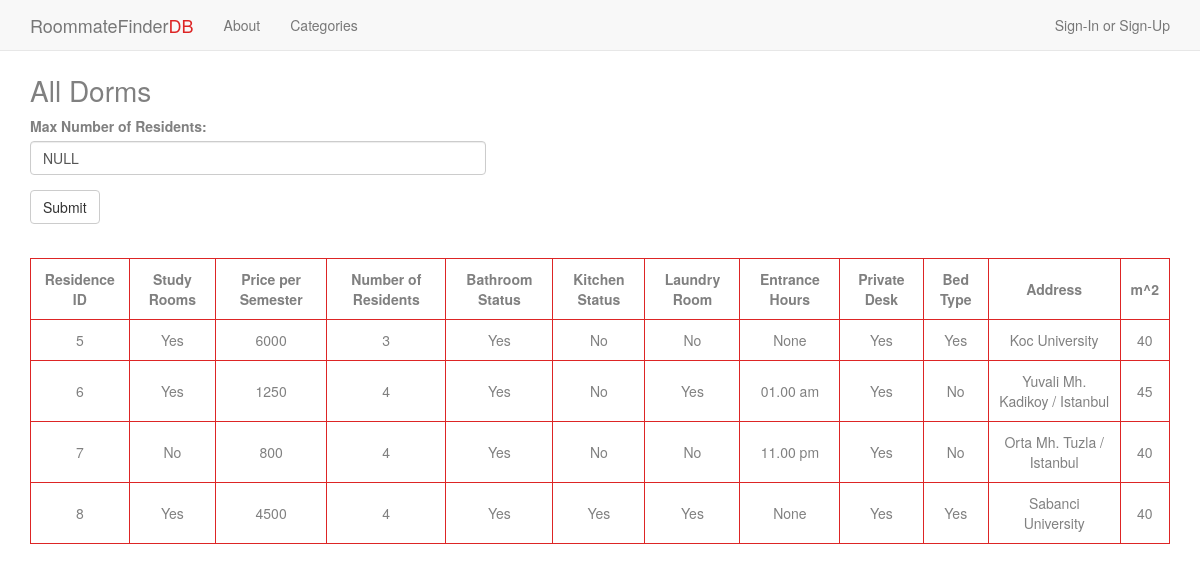
Screenshot of /dorms.php with the database file from the repository.
### tables this page shows
CREATE TABLE `dorms` (
  `residence_id` int(11) NOT NULL,
  `studyrooms` enum('Yes','No') DEFAULT NULL,
  `price_per_semester` int(20) DEFAULT NULL,
  `numResidents` tinyint(4) DEFAULT NULL,
  `bathroom` varchar(30) DEFAULT NULL,
  `kitchen` varchar(30) DEFAULT NULL,
  `laundry` varchar(30) DEFAULT NULL,
  `entranceHours` varchar(20) DEFAULT NULL,
  `desk` enum('Yes','No') DEFAULT NULL,
  `bed_seperate` enum('Yes','No') DEFAULT NULL,
  PRIMARY KEY (`residence_id`),
  CONSTRAINT `dorms_ibfk_1` FOREIGN KEY (`residence_id`) REFERENCES `residences` (`residence_id`),
  CONSTRAINT `dorms_ibfk_2` FOREIGN KEY (`residence_id`) REFERENCES `residences` (`residence_id`)
);

CREATE TABLE `residences` (
  `residence_id` int(11) NOT NULL,
  `neighborhood_id` int(11) NOT NULL,
  `address` varchar(100) DEFAULT NULL,
  `squaremeter` tinyint(4) DEFAULT NULL,
  PRIMARY KEY (`residence_id`),
  KEY `neighborhood_id` (`neighborhood_id`),
  CONSTRAINT `residences_ibfk_1` FOREIGN KEY (`neighborhood_id`) REFERENCES `neighborhoods` (`neighborhood_id`)
);

### dorms.php (the view, shortened to what this page needs)
<?php
require ('connector.php');
$query = 'SELECT r.residence_id, d.studyrooms, d.price_per_semester, d.numResidents, d.bathroom, d.kitchen, d.laundry, d.entranceHours, d.desk, d.bed_seperate,r.address, r.squaremeter FROM residences AS r, dorms AS d WHERE r.residence_id = d.residence_id ;';
$result = mysqli_query($db,$query);
?>
<!DOCTYPE html>
<html>
<body>
 <?php include 'basics.php'; ?>
 <div class="page">
  <h1>All Dorms</h1>
  <div class="forms">
    <form action="max_residents.php" method="post">
     <div class="form-group">
      <label>Max Number of Residents: </label>
      <input type="text" name="numres" id="numres" value="NULL" class="form-control">
    </div>
    <button type="submit" class="btn btn-default">Submit</button>
  </form>
</div>
<?php if (mysqli_num_rows($result) != 0): ?>
  <table class="prefid">
   <thead>
    <tr>
     <th> Residence ID </th>
     <th> Study Rooms </th>
     <th> Price per Semester </th>
     <th> Number of Residents </th>
     <th> Bathroom Status </th>
     <th> Kitchen Status </th>
     <th> Laundry Room </th>
     <th> Entrance Hours </th>
     <th> Private Desk </th>
     <th> Bed Type </th>
     <th> Address </th>
     <th> m^2 </th>
   </tr>
 </thead>
 <tbody>
   <?php
   while($row = mysqli_fetch_assoc($result))
   {
    $residence_id = $row['residence_id'];
    $studyrooms = $row['studyrooms'];
    $price_per_semester = $row['price_per_semester'];
    $numResidents = $row['numResidents'];
    $bathroom = $row['bathroom'];
    $kitchen = $row['kitchen'];
    $laundry = $row['laundry'];
    $entranceHours = $row['entranceHours'];
    $desk= $row['desk'];
    $bed_seperate = $row['bed_seperate'];
    $address = $row['address'];
    $squaremeter = $row['squaremeter'];
    echo "<tr>
    <td>$residence_id</td>
    <td>$studyrooms</td>
    <td>$price_per_semester</td>
    <td>$numResidents</td>
    <td>$bathroom</td>
    <td>$kitchen</td>
    <td>$laundry</td>
    <td>$entranceHours</td>
    <td>$desk</td>
    <td>$bed_seperate</td>
    <td> $address</td>
    <td>  $squaremeter</td>
  </tr>";
}
?>
</tbody>
</table>
<?php endif ?>
</div>
</body>
</html>

### basics.php (shortened to what this page needs)
<head>
	<link rel="stylesheet" type="text/css" href="style/bootstrap.min.css">
	<link rel="stylesheet" type="text/css" href="style/font-awesome-4.7.0/css/font-awesome.min.css">
	<link rel="stylesheet" type="text/css" href="style/roommate.css">
</head>
<div>
	<nav class="navbar navbar-default navbar-fixed-top">
		<div class="container">
			<div class="navbar-header">
				<a href="home.php" class="navbar-brand"><span id="sn1">Roommate</span><span id="sn2">Finder</span><span id="sn3">DB</span></a>
			</div>
			<div class="collapse navbar-collapse" id="bs-example-navbar-collapse-1">
				<div class="nav navbar-nav">
					<li><a class="navb" href="about.php">About</a></li>
					<li><a id="catButton" href="#">Categories</a></li>
				</div>
				<ul class="nav navbar-nav navbar-right">
					<li class="dropdown">
					<a href="#" class="dropdown-toggle" data-toggle="dropdown">Sign-In or Sign-Up</a>
					</li>
				</ul>
			</div>
		</div>
	</nav>
</div>

### style/roommate.css (style rules this page uses)
html { height: 100%; background-position: center; font-family: 'Lato', sans-serif; font-weight: 300; }
.page { margin: 75px auto; max-width: 1170px; padding-right: 15px; padding-left: 15px; color: grey; padding-bottom: 50px; }
.page h1 { font-size: 2em; }
#sn1 { font-weight: 400; }
#sn3 { font-weight: 100; color: rgb(221, 37, 37); }
h1 { font-weight: 400; font-size: 5em; }
.nav>li>a { color: grey; }
.navbar-default .navbar-brand { color: #777; }
table, td, th { border: 1px solid rgb(221, 37, 37); text-align: center; padding: 10px; }
th, td { padding-top: 10px; padding-bottom: 10px; }
.forms { width: 40%; float: left; margin-right: 60%; }
.prefid { margin-top: 3%; float: left; }

### rows the page displays
dorms: residence_id.residence_id "5", studyrooms "Yes", price_per_semester "6000", numResidents "3", bathroom "Yes", kitchen "No", laundry "No", entranceHours "None", desk "Yes", bed_seperate "Yes", residence_id.address "Koc University", residence_id.squaremeter "40"
dorms: residence_id.residence_id "6", studyrooms "Yes", price_per_semester "1250", numResidents "4", bathroom "Yes", kitchen "No", laundry "Yes", entranceHours "01.00 am", desk "Yes", bed_seperate "No", residence_id.address "Yuvali Mh. Kadikoy / Istanbul", residence_id.squaremeter "45"
dorms: residence_id.residence_id "7", studyrooms "No", price_per_semester "800", numResidents "4", bathroom "Yes", kitchen "No", laundry "No", entranceHours "11.00 pm", desk "Yes", bed_seperate "No", residence_id.address "Orta Mh. Tuzla / Istanbul", residence_id.squaremeter "40"
dorms: residence_id.residence_id "8", studyrooms "Yes", price_per_semester "4500", numResidents "4", bathroom "Yes", kitchen "Yes", laundry "Yes", entranceHours "None", desk "Yes", bed_seperate "Yes", residence_id.address "Sabanci University", residence_id.squaremeter "40"
